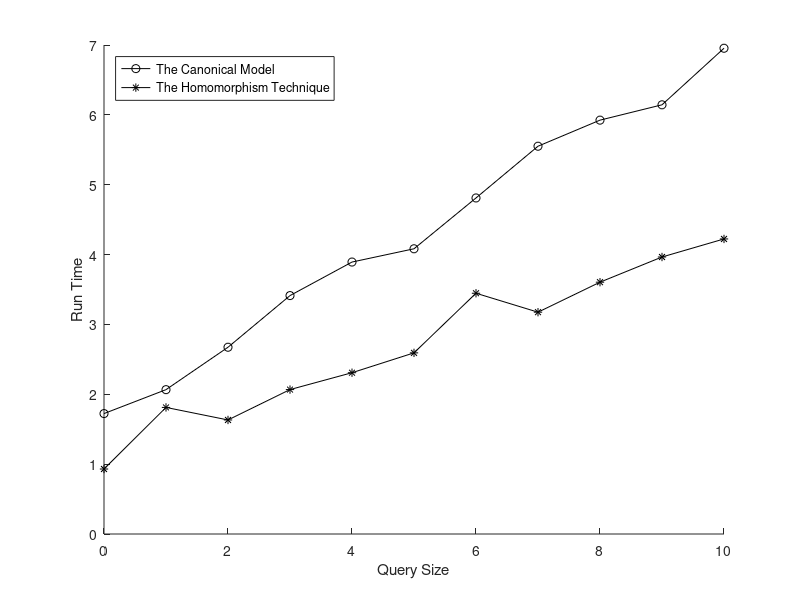

This figure's MATLAB source:
format long
A = [
	0	1.723900	0.930300;
	1	2.066300	1.812000;
	2	2.673500	1.632500;
	3	3.412900	2.067400;
	4	3.893100	2.308800;
	5	4.083000	2.593000;
	6	4.810500	3.446500;
	7	5.551000	3.175300;
	8	5.924400	3.604800;
	9	6.143900	3.965300;
	10	6.953600	4.223700;
];

hold on
f = plot(A(:,1), A(:,2), 'k-o');
f = plot(A(:,1), A(:,3), 'k-*');
hold off
xlabel('Query Size')
ylabel('Run Time')
legend('The Canonical Model', 'The Homomorphism Technique', 'Location', 'northwest')
saveas(f, '../img/ChildGraph.png');
